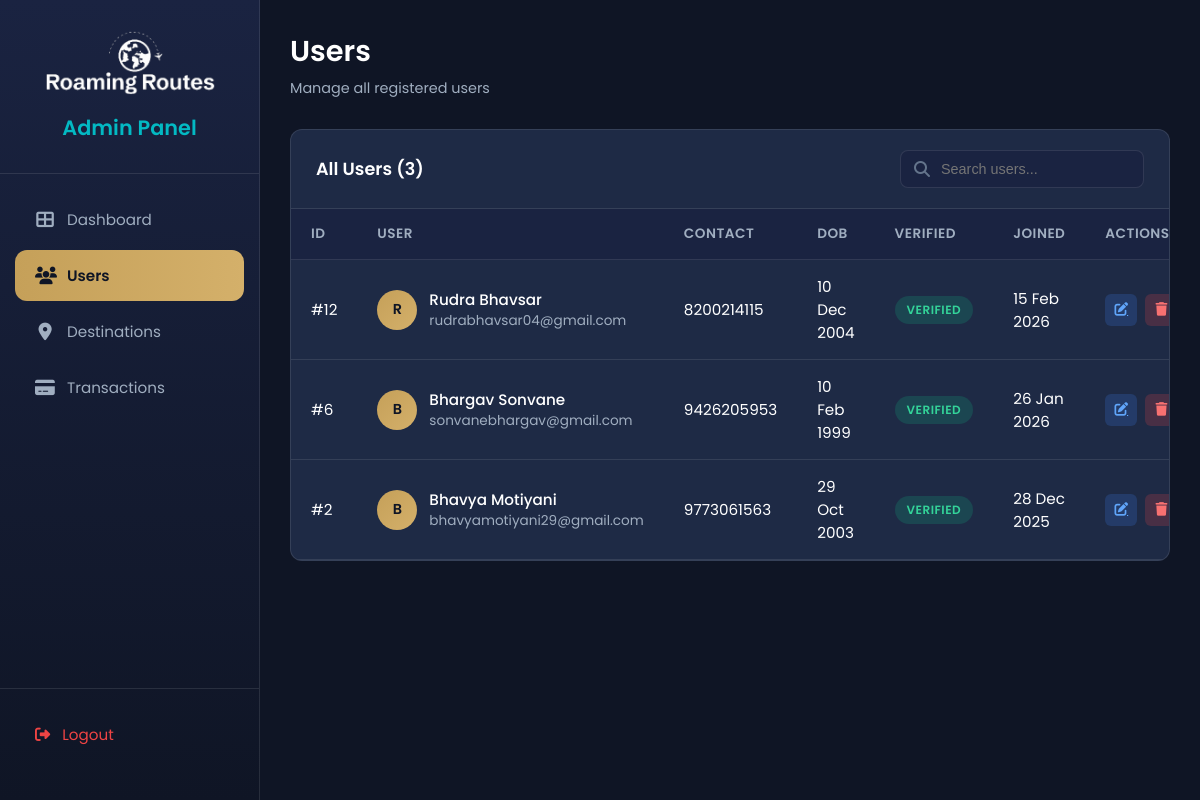
Screenshot of /admin/users.php (signed in) with the database file from the repository.
### tables this page shows
CREATE TABLE IF NOT EXISTS `users` (
  `u_id` int NOT NULL AUTO_INCREMENT,
  `name` varchar(100) NOT NULL,
  `email` varchar(100) NOT NULL,
  `contactno` varchar(15) NOT NULL,
  `pwd` varchar(255) NOT NULL,
  `dob` date NOT NULL,
  `verify_token` varchar(255) DEFAULT NULL,
  `is_verified` tinyint(1) DEFAULT '0',
  `created_at` timestamp NULL DEFAULT CURRENT_TIMESTAMP,
  PRIMARY KEY (`u_id`),
  UNIQUE KEY `email` (`email`)
);

### admin/users.php (the view, shortened to what this page needs)
<?php
require_once '../database/traveldb.php';
$search = isset($_GET['search']) ? mysqli_real_escape_string($conn, $_GET['search']) : '';
$where = $search ? "WHERE name LIKE '%$search%' OR email LIKE '%$search%'" : "";
$users = mysqli_query($conn, "SELECT * FROM users $where ORDER BY u_id DESC");
?>
<!DOCTYPE html>
<html lang="en">
<head>
    <link rel="stylesheet" href="https://cdnjs.cloudflare.com/ajax/libs/font-awesome/6.4.2/css/all.min.css">
    <link rel="stylesheet" href="css/admin.css">
</head>
<body>
    <?php include 'includes/sidebar.php'; ?>
    <div class="main-content">
        <div class="page-header">
            <div>
                <h1 class="page-title">Users</h1>
                <p class="page-subtitle">Manage all registered users</p>
            </div>
        </div>
        <div class="card">
            <div class="card-header">
                <h3 class="card-title">All Users (<?php echo mysqli_num_rows($users); ?>)</h3>
                <form method="GET" class="search-box">
                    <i class="fas fa-search"></i>
                    <input type="text" name="search" placeholder="Search users..." value="<?php echo htmlspecialchars($search); ?>">
                </form>
            </div>
            <div class="table-responsive">
                <table class="admin-table">
                    <thead>
                        <tr>
                            <th>ID</th>
                            <th>User</th>
                            <th>Contact</th>
                            <th>DOB</th>
                            <th>Verified</th>
                            <th>Joined</th>
                            <th>Actions</th>
                        </tr>
                    </thead>
                    <tbody>
                        <?php if (mysqli_num_rows($users) > 0): ?>
                            <?php while ($user = mysqli_fetch_assoc($users)): ?>
                            <tr>
                                <td>#<?php echo $user['u_id']; ?></td>
                                <td>
                                    <div class="user-info">
                                        <div class="avatar"><?php echo strtoupper(substr($user['name'], 0, 1)); ?></div>
                                        <div>
                                            <div class="name"><?php echo htmlspecialchars($user['name']); ?></div>
                                            <div class="email"><?php echo htmlspecialchars($user['email']); ?></div>
                                        </div>
                                    </div>
                                </td>
                                <td><?php echo htmlspecialchars($user['contactno']); ?></td>
                                <td><?php echo date('d M Y', strtotime($user['dob'])); ?></td>
                                <td>
                                    <span class="badge <?php echo $user['is_verified'] ? 'badge-success' : 'badge-warning'; ?>">
                                        <?php echo $user['is_verified'] ? 'Verified' : 'Pending'; ?>
                                    </span>
                                </td>
                                <td><?php echo date('d M Y', strtotime($user['created_at'])); ?></td>
                                <td>
                                    <div class="action-btns">
                                        <a href="user_edit.php?id=<?php echo $user['u_id']; ?>" class="action-btn edit" title="Edit">
                                            <i class="fas fa-edit"></i>
                                        </a>
                                        <button class="action-btn delete" title="Delete" onclick="confirmDelete(<?php echo $user['u_id']; ?>)">
                                            <i class="fas fa-trash"></i>
                                        </button>
                                    </div>
                                </td>
                            </tr>
                            <?php endwhile; ?>
                        <?php endif; ?>
                    </tbody>
                </table>
            </div>
        </div>
    </div>
</body>
</html>

### admin/css/admin.css (style rules this page uses)
:root { --primary: #1a2341; --primary-dark: #0f1525; --primary-light: #1e2a45; --accent: #c5a059; --accent-hover: #d4b06a; --success: #10b981; --warning: #f59e0b; --danger: #ef4444; --text-primary: #ffffff; --text-secondary: #a0aec0; --text-muted: #64748b; --border: rgba(255, 255, 255, 0.1); --shadow: 0 4px 20px rgba(0, 0, 0, 0.3); --radius: 12px; --sidebar-width: 260px; }
* { margin: 0; padding: 0; box-sizing: border-box; }
body { font-family: 'Poppins', sans-serif; background: var(--primary-dark); color: var(--text-primary); min-height: 100vh; }
.main-content { margin-left: var(--sidebar-width); padding: 30px; min-height: 100vh; }
.page-header { display: flex; justify-content: space-between; align-items: center; margin-bottom: 30px; }
.page-title { font-size: 1.8rem; font-weight: 600; color: var(--text-primary); }
.page-subtitle { color: var(--text-secondary); font-size: 0.9rem; margin-top: 5px; }
.card { background: var(--primary-light); border-radius: var(--radius); border: 1px solid var(--border); overflow: hidden; }
.card-header { padding: 20px 25px; border-bottom: 1px solid var(--border); display: flex; justify-content: space-between; align-items: center; }
.card-title { font-size: 1.1rem; font-weight: 600; color: var(--text-primary); }
.table-responsive { overflow-x: auto; }
.admin-table { width: 100%; border-collapse: collapse; }
.admin-table th, .admin-table td { padding: 15px 20px; text-align: left; border-bottom: 1px solid var(--border); }
.admin-table th { background: var(--primary); color: var(--text-secondary); font-weight: 600; font-size: 0.85rem; text-transform: uppercase; letter-spacing: 0.5px; }
.admin-table td { color: var(--text-primary); font-size: 0.95rem; }
.action-btns { display: flex; gap: 8px; }
.action-btn { width: 32px; height: 32px; border-radius: 6px; display: flex; align-items: center; justify-content: center; border: none; cursor: pointer; transition: all 0.2s ease; font-size: 0.85rem; }
.action-btn.edit { background: rgba(59, 130, 246, 0.2); color: #60a5fa; }
.action-btn.delete { background: rgba(239, 68, 68, 0.2); color: #f87171; }
.badge { display: inline-flex; align-items: center; padding: 5px 12px; border-radius: 20px; font-size: 0.75rem; font-weight: 600; text-transform: uppercase; letter-spacing: 0.5px; }
.badge-success { background: rgba(16, 185, 129, 0.2); color: #34d399; }
.search-box { position: relative; max-width: 300px; }
.search-box input { width: 100%; padding: 10px 16px 10px 40px; background: var(--primary); border: 1px solid var(--border); border-radius: 8px; color: var(--text-primary); font-size: 0.9rem; }
.search-box i { position: absolute; left: 14px; top: 50%; transform: translateY(-50%); color: var(--text-muted); }
.avatar { width: 40px; height: 40px; border-radius: 50%; background: linear-gradient(135deg, var(--accent) 0%, #d4b06a 100%); display: flex; align-items: center; justify-content: center; font-weight: 600; font-size: 0.9rem; color: var(--primary-dark); }
.user-info { display: flex; align-items: center; gap: 12px; }
.user-info .name { font-weight: 500; color: var(--text-primary); }
.user-info .email { font-size: 0.85rem; color: var(--text-secondary); }

### rows the page displays
users: u_id "12", name "R", name "Rudra Bhavsar", email "rudrabhavsar04@gmail.com", contactno "8200214115", dob "10 Dec 2004", is_verified "VERIFIED", created_at "15 Feb 2026"
users: u_id "6", name "B", name "Bhargav Sonvane", email "sonvanebhargav@gmail.com", contactno "9426205953", dob "10 Feb 1999", is_verified "VERIFIED", created_at "26 Jan 2026"
users: u_id "2", name "B", name "Bhavya Motiyani", email "bhavyamotiyani29@gmail.com", contactno "9773061563", dob "29 Oct 2003", is_verified "VERIFIED", created_at "28 Dec 2025"

### other values shown
mysqli_num_rows($users) "3"
